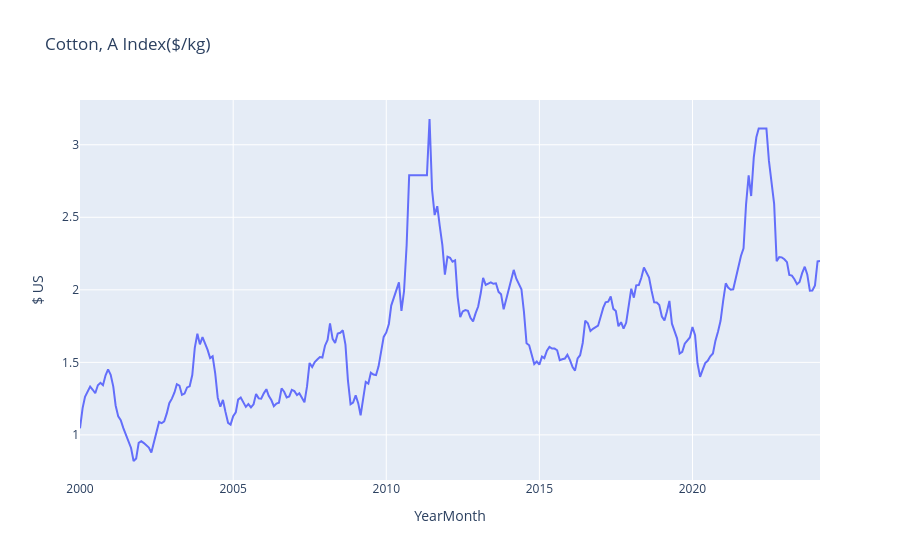

The code cell stored with this chart in its notebook:
### Code cell
cotton_trace = go.Scatter(x=wb_cotton_df.index, y=wb_cotton_df['Cotton, A Index($/kg)'], mode='lines', name='Cotton, A Index($/kg)')
# Define layout for the plot
layout = go.Layout(
    title='Cotton, A Index($/kg)',
    xaxis=dict(title='YearMonth'),
    yaxis=dict(title='$ US')
)

# Create figure and plot
fig = go.Figure(data=cotton_trace, layout=layout)

# Display the interactive plot
fig.show()

### Figure 1 — Plotly figure (JSON) as saved in the notebook; plotly's stock layout.template omitted (floating-point values rounded to 4 significant figures; data arrays with more than 128 entries replaced by an {"elided": "..."} marker saying what was removed)
{"data": [{"mode": "lines", "name": "Cotton, A Index($/kg)", "type": "scatter", "x": {"elided": "291 str values"}, "y": {"elided": "291 float values"}}], "layout": {"title": {"text": "Cotton, A Index($/kg)"}, "xaxis": {"title": {"text": "YearMonth"}}, "yaxis": {"title": {"text": "$ US"}}}}
